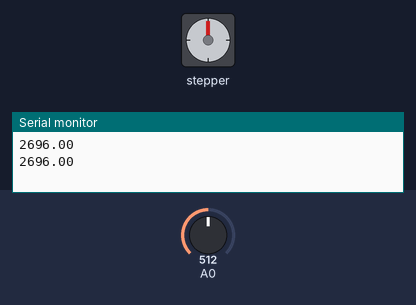
Bench run of a sketch on a simulated Arduino Uno, built with avr-gcc and run on an emulated ATmega328P. Parts: stepper motor, the last lines printed to the serial monitor. Wiring (inferred from the names in the program): stepper motor driver (200 steps per turn assumed): step pin 4; direction pin 3. The inputs (shaded band) are chosen by the test bench; at power-on: A0 = 512.

Above: at 1.1 s.
At 1.8 s:
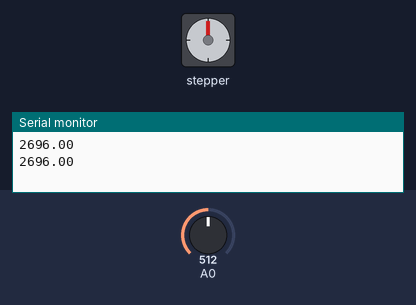
1.9 s: A0 set to 900
6.1 s: A0 set to 716
10.3 s: A0 set to 306
At 11.8 s:
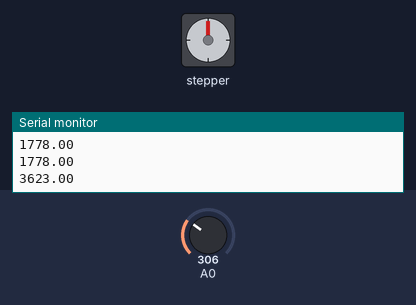
14.5 s: A0 set to 1023
18.7 s: A0 set to 511
22.9 s: A0 set to 122
Timing chart, 0 to 74.6 s (numbered marks = the images above; inputs shaded):
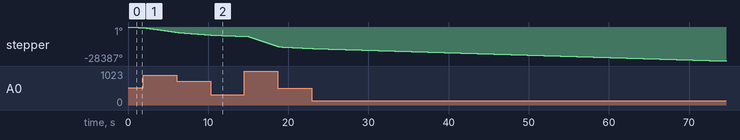

The sketch:

stepper.ino
```cpp
const int dirPin = 3;
const int stepPin = 4;
const int bir_turdaki_adim = 200;
int stepCounter = 0;
int pwm ;
double sp;
void setup()
{
  Serial.begin(9600);
  pinMode(stepPin, OUTPUT);
  pinMode(dirPin, OUTPUT);
}
void loop()
{
pwm = analogRead(A0);
sp = 5000-4.5*pwm;
Serial.println(sp);
geri(sp);


}


void ileri(int speedOfMotor){
  digitalWrite(dirPin, HIGH);

  // 1 turdaki adım sayısı kadar adım attırıp 360 derece döndürüyoruz
  for(int x = 0; x < bir_turdaki_adim; x++)
  {
    digitalWrite(stepPin, HIGH);
    delayMicroseconds(speedOfMotor);
    digitalWrite(stepPin, LOW);
    delayMicroseconds(speedOfMotor);
  }

  }

void geri(int speedOfMotor){
    digitalWrite(dirPin, LOW);


  for(int x = 0; x < bir_turdaki_adim; x++)
  {
    digitalWrite(stepPin, HIGH);
    delayMicroseconds(speedOfMotor);
    digitalWrite(stepPin, LOW);
    delayMicroseconds(speedOfMotor);
  }
  stepCounter = stepCounter + 1;
  //Serial.println(stepCounter);
  }
```
